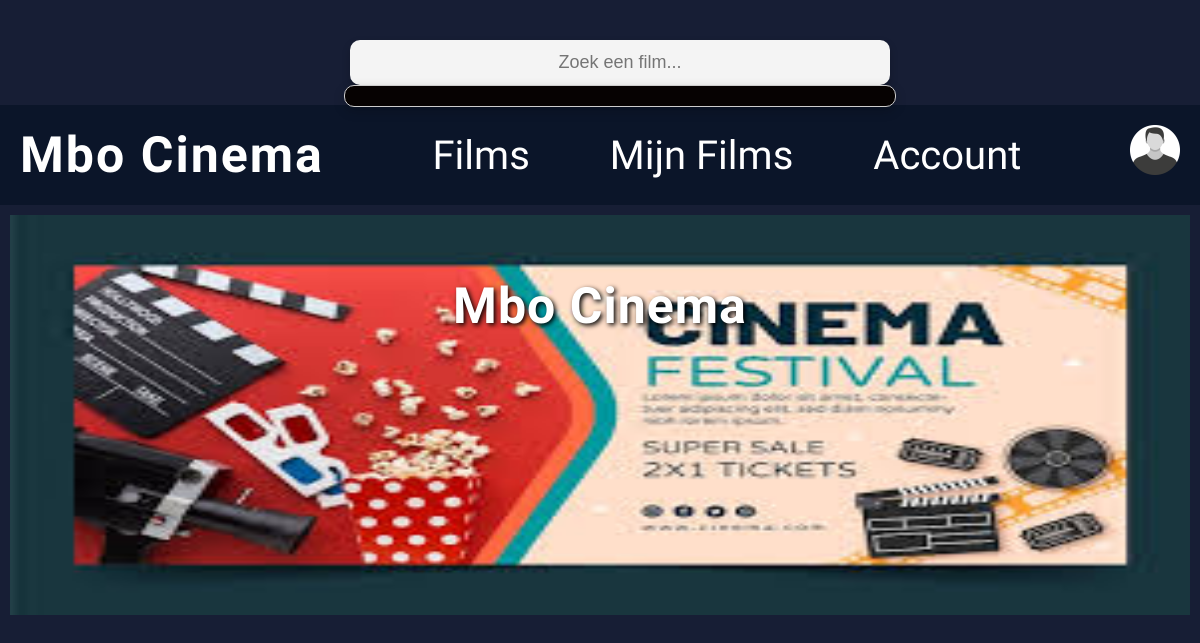
/films.php, run on an earlier commit of the app's database.
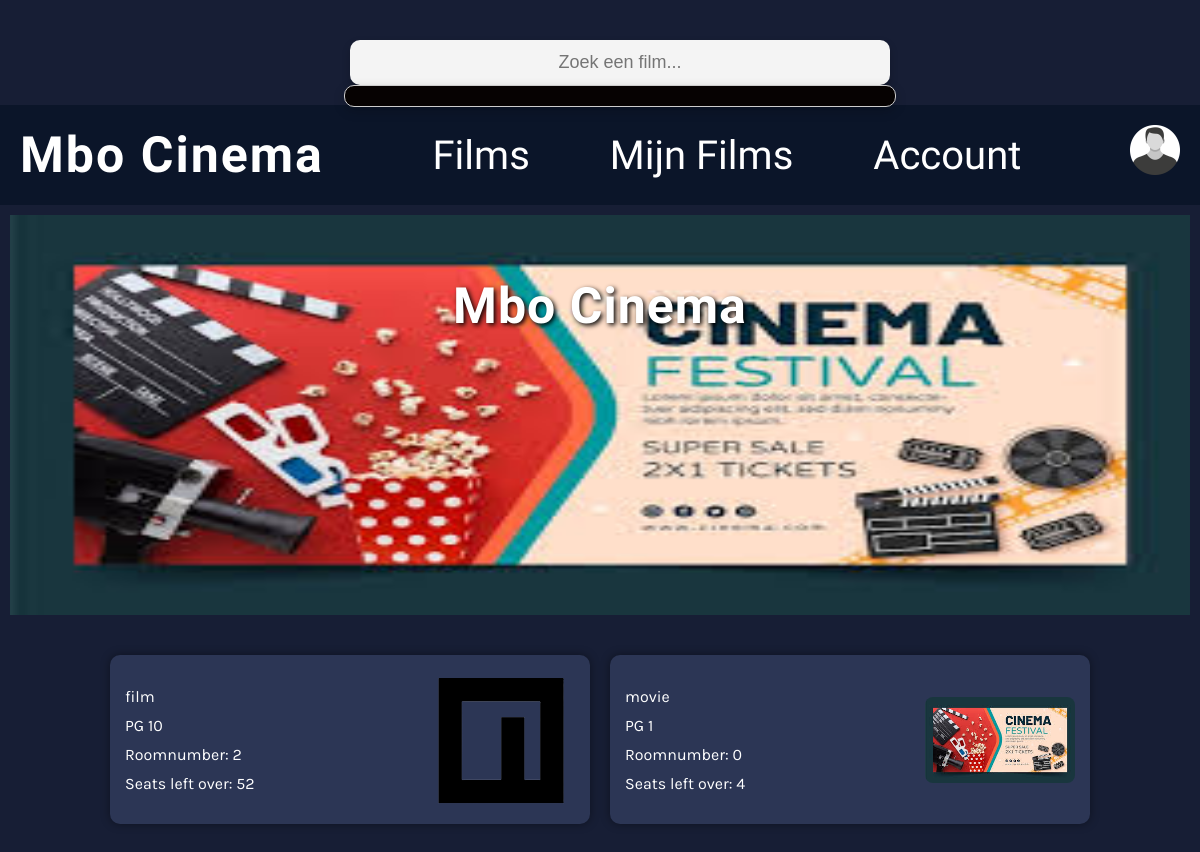
And on a later commit of the database.
### tables this page shows
CREATE TABLE `movies` (
  `id` int(11) NOT NULL,
  `naam` varchar(255) DEFAULT NULL,
  `rating` int(11) DEFAULT NULL,
  `room` int(11) DEFAULT NULL,
  `seats` int(11) DEFAULT NULL,
  `foto_url` text DEFAULT NULL
);

### films.php (the view, shortened to what this page needs)
<?php
$host = 'localhost';
$db   = 'mbocinema';
$user = 'root';
$pass = '';
$charset = 'utf8mb4';
$dsn = "mysql:host=$host;dbname=$db;charset=$charset";
$options = [
    PDO::ATTR_ERRMODE            => PDO::ERRMODE_EXCEPTION,
    PDO::ATTR_DEFAULT_FETCH_MODE => PDO::FETCH_ASSOC,
];
try {
    $pdo = new PDO($dsn, $user, $pass, $options);
} catch (\PDOException $e) {
    die("Database connectie mislukt: " . $e->getMessage());
}
$stmt = $pdo->query("SELECT naam, rating, room, seats, foto_url FROM movies");
$alleFilms = $stmt->fetchAll();
?>
<!DOCTYPE html>
<html lang="nl">
<head>
  <link rel="stylesheet" href="css/style.css">
</head>
<body>
<section class="zoek-wrapper">
  <input type="text" id="zoekInput" placeholder="Zoek een film..." autocomplete="off">
  <section id="zoekResultaten"></section>
</section>
<header>
  <nav>
    <a href="index.php" class="logo">Mbo Cinema</a>
        <ul>
            <li><a href="films.php">Films</a></li>
            <li><a href="Mijn_Films.php">Mijn Films</a></li>
            <li><a href="account_admin.php">Account</a></li>
        </ul>
    <a href="Account_admin.php">
      <img src="fotos/profielfoto.webp" alt="profielfoto" class="topbar">
    </a>
  </nav>
</header>
<main class="films-page">
  <section class="banner">
    <img src="fotos/banner.png" alt="bioscoop banner">
    <h1>Mbo Cinema</h1>
  </section>
  <section class="film-grid" id="filmGrid">
    <?php foreach ($alleFilms as $film): ?>
      <?php if (is_null($film['room'])): ?>
        <section class="film-card">
          <article class="film-info">
            <p><?= htmlspecialchars($film['naam']) ?></p>
            <p>PG <?= htmlspecialchars($film['rating']) ?></p>
            <p style="color: red; font-weight: bold;">Deze film draait momenteel niet.</p>
          </article>
          <?php if (!empty($film['foto_url'])): ?>
            <img src="<?= htmlspecialchars($film['foto_url']) ?>" alt="Filmfoto">
          <?php endif; ?>
        </section>
      <?php else: ?>
        <a href="reserveren.php?film=<?= urlencode($film['naam']) ?>" class="film-card">
          <article class="film-info">
            <p><?= htmlspecialchars($film['naam']) ?></p>
            <p>PG <?= htmlspecialchars($film['rating']) ?></p>
            <p>Roomnumber: <?= htmlspecialchars($film['room']) ?></p>
            <p>Seats left over: <?= htmlspecialchars($film['seats']) ?></p>
          </article>
          <?php if (!empty($film['foto_url'])): ?>
            <img src="fotos/<?= htmlspecialchars($film['foto_url']) ?>" alt="Filmfoto">
          <?php endif; ?>
        </a>
      <?php endif; ?>
    <?php endforeach; ?>
  </section>
</main>
</body>
</html>

### css/style.css (style rules this page uses)
body { margin: 0; color: white; background-color: rgb(23, 30, 53); font-family: 'Karla', sans-serif; }
h1 { letter-spacing: 1px; }
header { display: flex; justify-content: flex-start; align-items: center; background-color: rgba(10, 20, 40, 0.9); padding: 20px; font-family: 'Jomhuria', cursive; gap: 100px; flex-wrap: wrap; }
.logo { font-weight: bold; font-size: 50px; text-decoration: none; color: white; letter-spacing: 2px; }
nav { display: flex; align-items: center; justify-content: space-between; width: 100%; }
nav ul { list-style: none; display: flex; gap: 80px; padding: 0; margin: 0; }
nav a { text-decoration: none; color: white; font-size: 40px; }
.topbar { width: 50px; height: auto; }
main { display: flex; justify-content: space-between; padding: 40px; flex-wrap: wrap; gap: 30px; }
.films-page { display: flex; flex-direction: column; align-items: center; padding-bottom: 50px; }
.banner { position: relative; width: 100%; max-height: 400px; overflow: hidden; }
.banner img { width: 100%; height: 400px; object-fit: fill; }
.banner h1 { position: absolute; top: 20px; left: 50%; transform: translateX(-50%); font-size: 50px; color: white; font-family: 'Jomhuria', cursive; text-shadow: 2px 2px 5px #000; }
.film-grid { display: flex; flex-wrap: wrap; gap: 20px; padding: 30px; justify-content: center; }
.film-card { text-decoration: none; display: flex; justify-content: space-between; background-color: #2c3655; color: white; border-radius: 10px; padding: 15px; width: 450px; box-shadow: 0 0 10px rgba(0,0,0,0.4); align-items: center; gap: 15px; }
.film-card * { text-decoration: none; }
.film-card img { width: 150px; height: auto; border-radius: 8px; flex-shrink: 0; }
.film-card p { margin: 5px 0; }
.film-card .film-info { display: flex; flex-direction: column; }
main { display: grid; grid-template-columns: auto auto auto; gap: 10px; padding: 10px; }
#zoekInput { display: block; padding: 12px 20px; width: 100%; font-size: 18px; border: none; border-radius: 10px; background-color: #f4f4f4; color: #000; box-shadow: 0px 4px 8px rgba(0, 0, 0, 0.2); transition: all 0.3s ease-in-out; text-align: center; }
#zoekResultaten { position: absolute; top: 100%; left: 54%; transform: translateX(-50%); width: 110%; background-color: #060202; border: 1px solid #ccc; border-radius: 10px; box-shadow: 0px 4px 12px rgba(0, 0, 0, 0.2); z-index: 1000; padding: 10px 0; font-size: 18px; text-align: left; max-height: 300px; overflow-y: auto; }
.zoek-wrapper { position: relative; width: 60%; max-width: 500px; margin: 40px auto 20px auto; }

What changed in the data, as far as the page shows it:
added movies: naam "film", rating "10", room "2", seats "52", foto_url (picture)
added movies: naam "movie", rating "1", room "0", seats "4", foto_url (picture)
